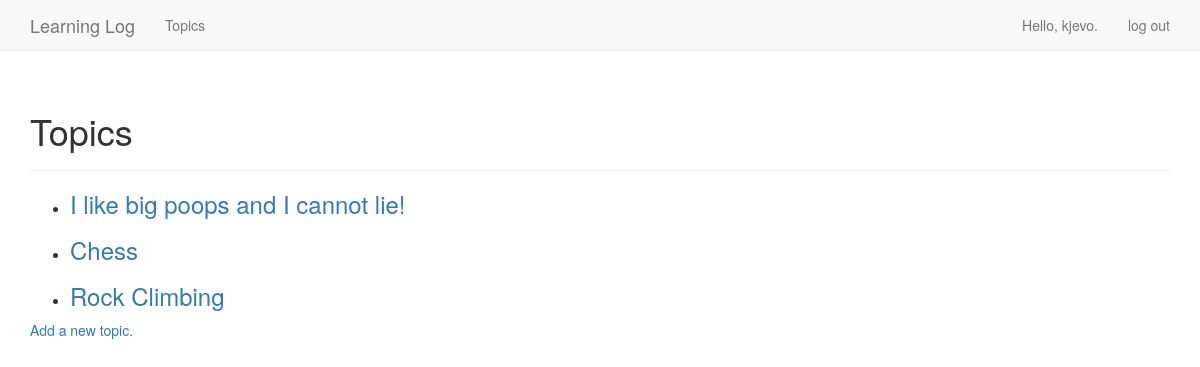
The app's page /topics (signed in), older data.
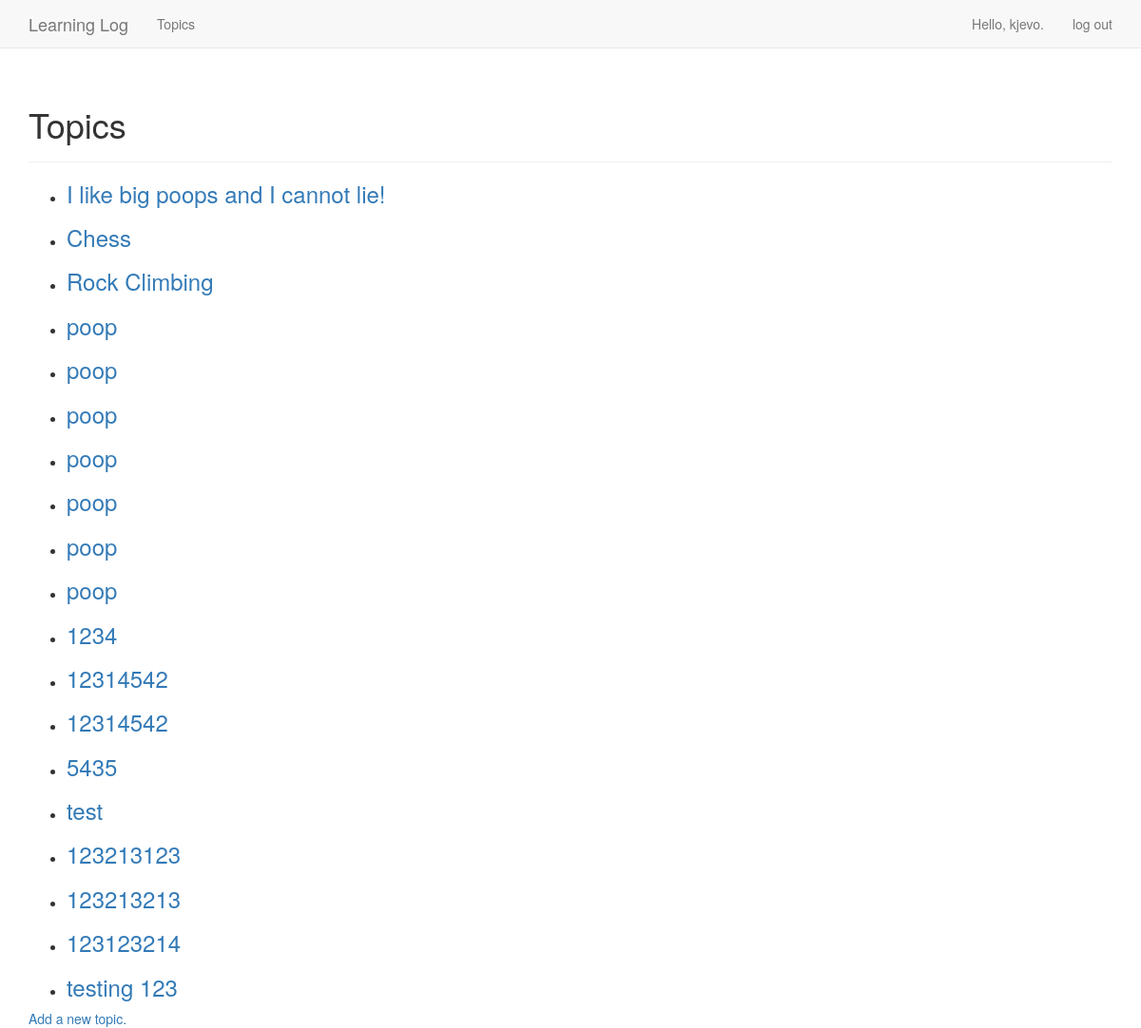
The same page, newer data.
### learning_logs/models.py (models this page shows)
class Topic(models.Model):
    text = models.CharField(max_length=200)
    date_added = models.DateTimeField(auto_now_add=True)
    owner = models.ForeignKey(
        User,
        on_delete=models.CASCADE,
    )
    def __str__(self):
        return self.text

### learning_logs/views.py (the view)
# urls.py: url('topics', views.topics, name='topics'),
@login_required
def topics(request):
    context = {
        'topics': Topic.objects.filter(owner=request.user).order_by('date_added')
    }
    return render(request, 'topics.html', context)

### learning_logs/templates/topics.html
{% extends "base.html" %}
{% block header %}
    <h1>Topics</h1>
{% endblock header %}
{% block content %}
<ul>
    {% for topic in topics %}
    <li>
        <h3>
            <a href="{% url 'topic' topic.id %}">{{ topic }}</a>
        </h3>
    </li>
    {% empty %}
    <li>No topics have been added yet.</li>
    {% endfor %}
</ul>
<a href="{% url 'new_topic' %}">Add a new topic.</a>
{% endblock content %}

Row changes from the older to the newer data that the page shows:
added Topic: text "poop"
added Topic: text "poop"
added Topic: text "poop"
added Topic: text "poop"
added Topic: text "poop"
added Topic: text "poop"
added Topic: text "poop"
added Topic: text "1234"
added Topic: text "12314542"
added Topic: text "12314542"
added Topic: text "5435"
added Topic: text "test"
added Topic: text "123213123"
added Topic: text "123213213"
added Topic: text "123123214"
added Topic: text "testing 123"
